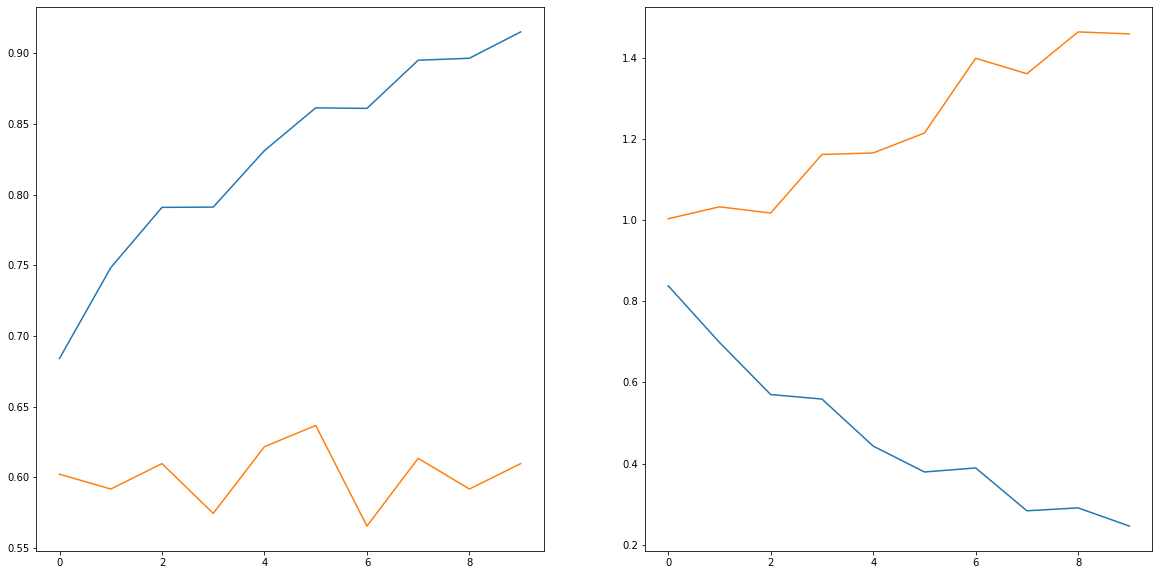

The script that drew this image:
#knock87.py
device = torch.device('cuda')
model = CNN(len(wordids)+1, 300, 50, 4, len(wordids), vocabweights)
x_train, y_train = create_dataset(r'C:\Git\train.txt')
x_test, y_test = create_dataset(r'C:\Git\test.txt')
dataset = create_data(x_train, y_train)
train_loader = DataLoader(dataset, batch_size = 1, shuffle = True)
optim = torch.optim.SGD(model.parameters(), lr=0.003)
loss_func = nn.CrossEntropyLoss()
train_accuracy = []
test_accuracy = []
train_loss = []
test_loss = []
for epoch in tqdm(range(10)):
    for inputs, target in train_loader:
        optim.zero_grad()
        model.to(device)
        inputs = inputs.to(device)
        target = target.to(device)
        outputs = model(inputs)
        loss = loss_func(outputs, target)
        loss.backward()
        optim.step()
    with torch.no_grad():
        x_train = x_train.to(device)
        x_test = x_test.to(device)
        pred = model(x_train)
        train_accuracy.append(calc_accuracy(torch.argmax(pred, dim=1), y_train))
        train_loss.append(loss_func(pred, y_train.to(device)).detach().cpu().numpy())
        pred = model(x_test)
        test_accuracy.append(calc_accuracy(torch.argmax(pred, dim=1), y_test))
        test_loss.append(loss_func(pred, y_test.to(device)).detach().cpu().numpy())

plt.figure(figsize=(20, 10))
plt.subplot(1,2,1)
plt.plot(train_accuracy, label='train')
plt.plot(test_accuracy, label='test')
plt.subplot(1,2,2)
plt.plot(train_loss, label='train')
plt.plot(test_loss, label='test')
plt.show()
